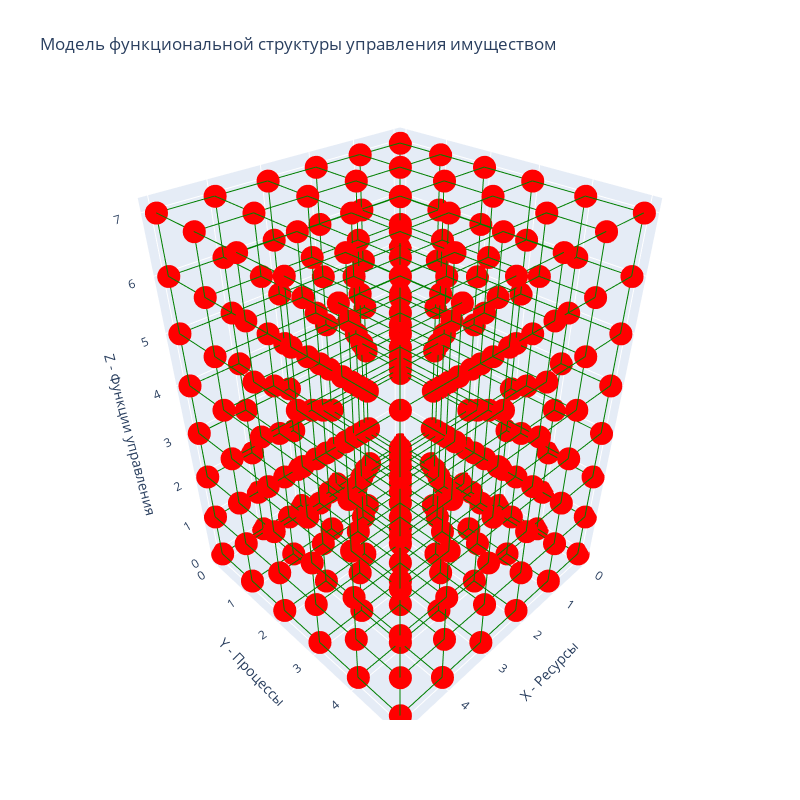

Notebook source saved alongside this figure:
### Code cell
import plotly.graph_objects as go
import numpy as np

mapping_resources = {0:0, 1: 'Энергетические', 2: 'Материальные', 3: 'Информационные', 4: 'Финансовые', 5: 'Трудовые'}
mapping_processes = {0:0, 
                     1: 'Обеспечение Дворца спорта энергетическими ресурсами',
                     2: 'Обеспечение Дворца спорта материальными ресурсами',
                     3: 'Обеспечение Дворца спорта информационными ресурсами',
                     4: 'Обеспечение Дворца спорта финансовыми ресурсами',
                     5: 'Обеспечение Дворца спорта трудовыми ресурсами'}
mapping_functions = {0:0,
                     1: 'Планирование',
                     2: 'Организация',
                     3: 'Регулирование',
                     4: 'Стимулирование',
                     5: 'Контроль',
                     6: 'Учет',
                     7: 'Анализ'}

# Генерируем координаты точек внутри куба
x_vals = np.arange(0, 6, 1)
y_vals = np.arange(0, 6, 1)
z_vals = np.arange(0, 8, 1)  

# Список точек внутри куба
grid_points = [(x, y, z) for x in x_vals for y in y_vals for z in z_vals]

# Разбираем координаты точек по осям
x_points, y_points, z_points = zip(*grid_points)

# Функция для создания ТОЛЬКО ортогональных соединений (без диагоналей)
def create_grid_edges(points):
    edges = []
    num_points = len(points)
    
    for i in range(num_points):
        x, y, z = points[i]

        # Проверяем соседей только вдоль осей X, Y, Z
        for j in range(i + 1, num_points):
            x2, y2, z2 = points[j]
            
            # Разрешаем соединения ТОЛЬКО если различается ТОЛЬКО одна координата
            dx, dy, dz = abs(x - x2), abs(y - y2), abs(z - z2)
            if (dx == 0 and dy == 0 and dz > 0) or \
               (dx == 0 and dz == 0 and dy > 0) or \
               (dy == 0 and dz == 0 and dx > 0):
                edges.append((i, j))

    return edges

# Генерируем правильные рёбра (без диагональных соединений)
edges = create_grid_edges(grid_points)

# Линии для отображения сетки
lines = []
for edge in edges:
    lines.append(go.Scatter3d(
        x=[x_points[edge[0]], x_points[edge[1]]],
        y=[y_points[edge[0]], y_points[edge[1]]],
        z=[z_points[edge[0]], z_points[edge[1]]],
        mode='lines',
        line=dict(color='green', width=2),
        showlegend=False,
        hoverinfo="skip"
    ))

# Точки для всех координат куба
points = go.Scatter3d(
    x=x_points,
    y=y_points,
    z=z_points,
    mode='markers',
    marker=dict(size=8, color='red'),
    showlegend=False,
    hovertemplate="Ресурсы: %{customdata[0]}<br>Процессы: %{customdata[1]}<br>Функции управления: %{customdata[2]}<extra></extra>",
    customdata=[[mapping_resources.get(x, "Неизвестно"), mapping_processes.get(y, "Неизвестно"), mapping_functions.get(z, "Неизвестно")] for x, y, z in zip(x_points, y_points, z_points)]
)

# Создание 3D-графика
fig = go.Figure(data=lines + [points])

fig.update_layout(
    scene=dict(
        xaxis_title="X - Ресурсы",
        yaxis_title="Y - Процессы",
        zaxis_title="Z - Функции управления"
    ),
    title='Модель функциональной структуры управления имуществом',
    width=800, height=800
)

fig.show()
